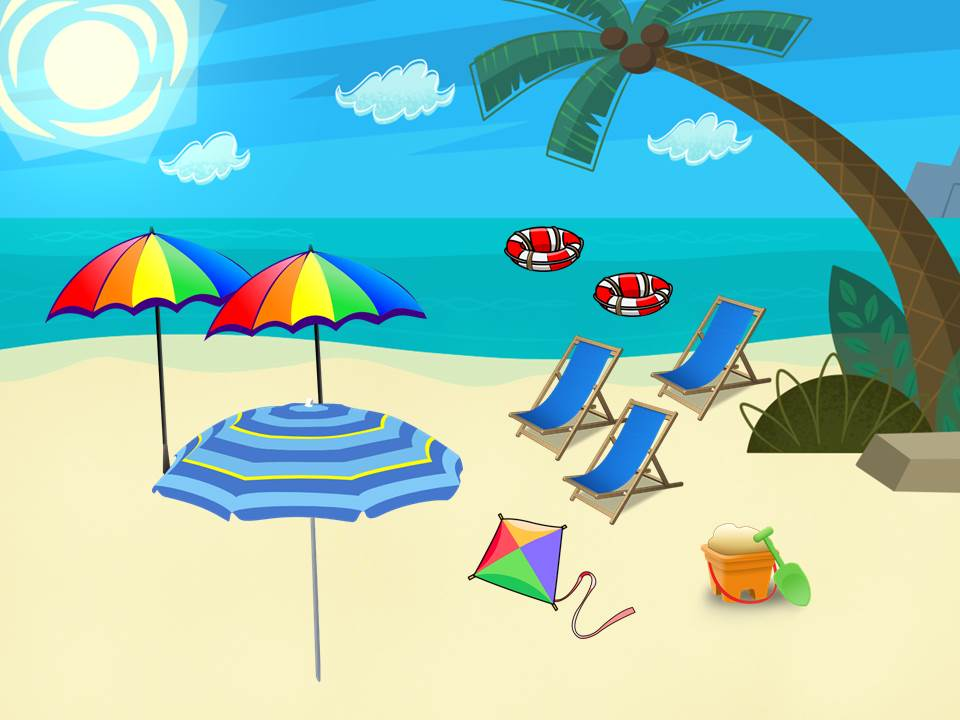
#> input picture images/beach0.jpg, 960 x 720 px, found by its file name
$ python MakeData.py
#> lines starting #> are read from the running program, lines starting #| are printed output that depends on the picture; after the words box and inside, x2 and y2 are one past the last pixel; in counts of white or black regions, pixels touching at a corner belong together
#> in main, image is the input picture: shape (720, 960, 3); mean B, G, R 188.9, 197.9, 143.9
import cv2
import numpy as np
import random
import glob
import os

def resizeImage(image, height):
#> called with height = 480
    h, w, _ = image.shape
#> h = 720; w = 960
    ratio = w / h
#> ratio = 1.33
    width = int(ratio * height)
#> width = 640
    image = cv2.resize(image, (width, height), interpolation= cv2.INTER_CUBIC)
#> image: shape (480, 640, 3)
    return image

# [218 lines left out: functions getDiameter, addBorders, removeBorders, fillHole, deleteObject, rotateObject and 1 more, not called in this run]

def changeColorObject(image, contours):
    image = image.copy()
    mask = np.zeros(shape = image.shape)
    for i in range(len(contours)):
        cv2.drawContours(mask, contours, i, (255, 255, 255), 1)
        cv2.fillPoly(mask, [contours[i]], color = (255, 255, 255))
        (x, y, w, h) = cv2.boundingRect(contours[i])
        for j in range(y, y + h):
            for k in range(x, x + w):
                if mask[j, k, 0] == 255 and mask[j, k, 1] == 255 and mask[j, k, 2] == 255:
                    image[j, k, :] = image[j, k, ::-1]
    return image

def saveImage(output_dir, filename, image):
    if not os.path.exists(output_dir):
        os.makedirs(output_dir)
    return cv2.imwrite(os.path.join(output_dir, filename), image)


def main():
    filename = 'beach0.jpg'
    image = cv2.imread(os.path.join('./images', filename))

    image = resizeImage(image, 480)
    areaImage = image.shape[0] * image.shape[1]
#> areaImage = 307200

    imageClone = image.copy()

    cv2.imshow('original image', image)
    gray = cv2.cvtColor(image, cv2.COLOR_BGR2GRAY)
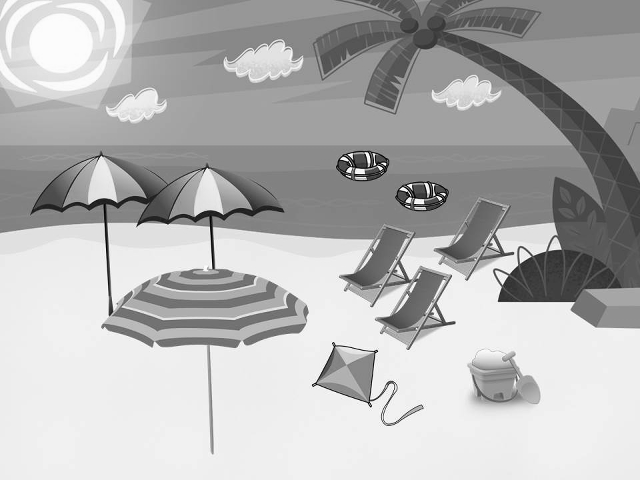
#> gray: shape (480, 640); min 0, max 255, mean 180.7

    edge = cv2.Canny(gray, 30, 180)
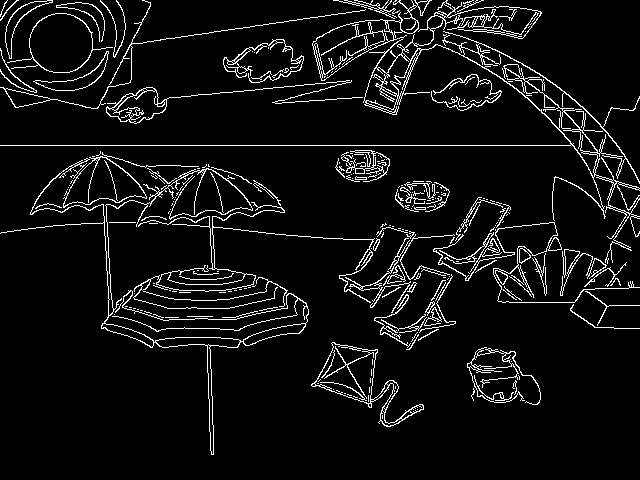
#> edge: shape (480, 640); 6.6% white in thin lines or dots
    cv2.imshow('edge', edge)

    contours, _ = cv2.findContours(edge, cv2.RETR_EXTERNAL, cv2.CHAIN_APPROX_SIMPLE)
#> contours = 208 contours, 162 with area under 20; largest, box (x1, y1, x2, y2) and area: (0, 0, 640, 264) 4482, (7, 13, 113, 73) 2992, (311, 342, 424, 427) 2914, (312, 0, 432, 81) 2897, (63, 152, 199, 208) 2331

    mask = np.zeros(shape = image.shape)
    cv2.drawContours(mask, contours, -1, (255, 255, 255), 3)
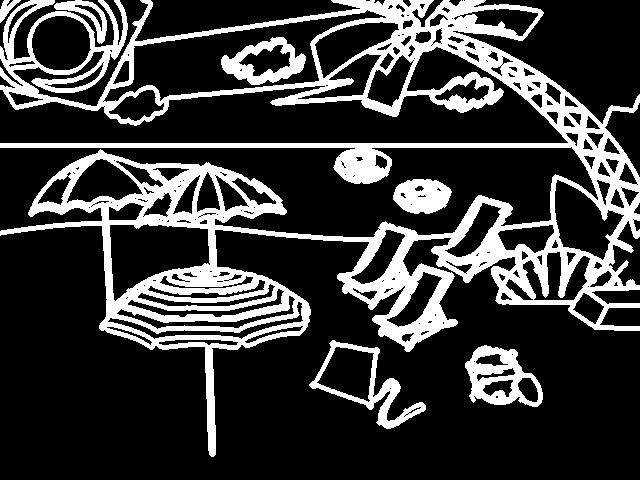
#> mask: shape (480, 640, 3) float64; 22.8% white; 7 white regions, largest, box (x1, y1, x2, y2) and area: (0, 0, 640, 457) 61536, (465, 345, 543, 407) 2323, (309, 340, 426, 429) 1995
    # [4 lines of commented-out code are left out]
    cv2.imshow('contours1', mask)

    # print(mask.shape)
    # mask = cv2.threshold(mask, 50, 255, cv2.THRESH_BINARY)[1]
    # print(mask.shape)
    mask = mask.astype('uint8')
    mask = cv2.cvtColor(mask, cv2.COLOR_BGR2GRAY)
#> mask: shape (480, 640); 22.8% white; 7 white regions
    mask2 = np.zeros(shape = image.shape)
    contours2, _ = cv2.findContours(mask, cv2.RETR_EXTERNAL, cv2.CHAIN_APPROX_SIMPLE)
#> contours2 = 6 contours; box (x1, y1, x2, y2) and area: (0, 0, 640, 457) 107716, (309, 340, 426, 429) 3792, (465, 345, 543, 407) 3205, (393, 179, 452, 214) 1524, (54, 0, 107, 44) 737, (0, 0, 21, 23) 166
    cv2.drawContours(mask2, contours2, -1, (255, 255, 255), 1)
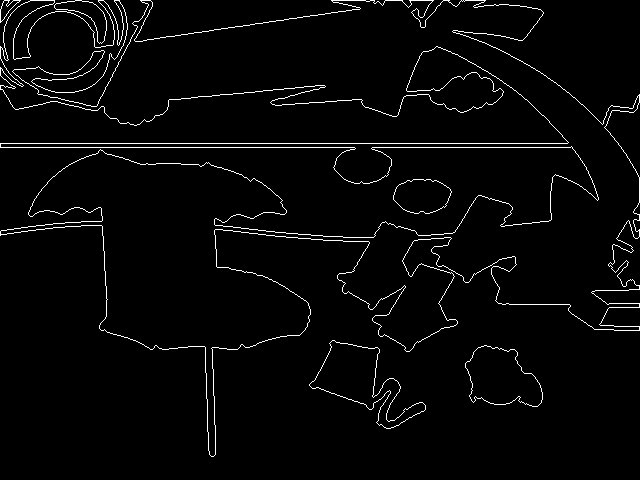
#> mask2: shape (480, 640, 3) float64; 2.8% white in thin lines or dots
    cv2.imshow('mask2', mask2)
    # [9 lines of commented-out code are left out]

    contour_test = []
    for i in range(len(contours2)):
        contourArea = cv2.contourArea(contours2[i])
        if contourArea > 0.0025 * areaImage and contourArea < areaImage * 0.2:
            contour_test.append(contours2[i])
#> this loop made 6 passes
#> contourArea on passes 1 to 6: 3205, 3792, 1523.5, 737, 107715.5, 166.5
#> after the loop, contour_test = 3 contours; box (x1, y1, x2, y2) and area: (309, 340, 426, 429) 3792, (465, 345, 543, 407) 3205, (393, 179, 452, 214) 1524
    contour_test = sorted(contour_test, key = cv2.contourArea)

    numOfContour = len(contour_test)
#> numOfContour = 3
    part = int(numOfContour / 3)
#> part = 1

    # imageClone = deleteObject(imageClone, contour_test[part: (2 * part)])
    # imageClone = rotateObject(imageClone, contour_test[0: part])
    imageClone = changeColorObject(imageClone, contour_test[(2 * part): numOfContour])
#> the loop in changeColorObject, `for i in range(len(contours)):` made 1 pass
#> (x, y, w, h) on pass 1: (309, 340, 117, 89)
#> after the loop in changeColorObject, `for i in range(len(contours)):`:
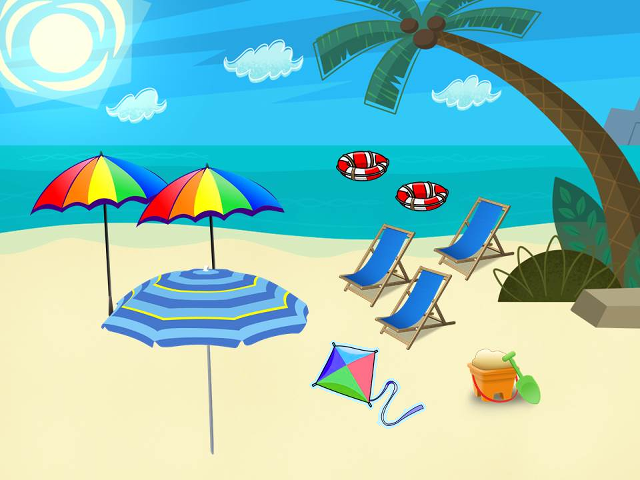
#> image: shape (480, 640, 3); mean of channels 0, 1, 2 189.2, 197.9, 143.5; drawn as B, G, R
#> after the loop in changeColorObject, `for i in range(len(contours)):`:
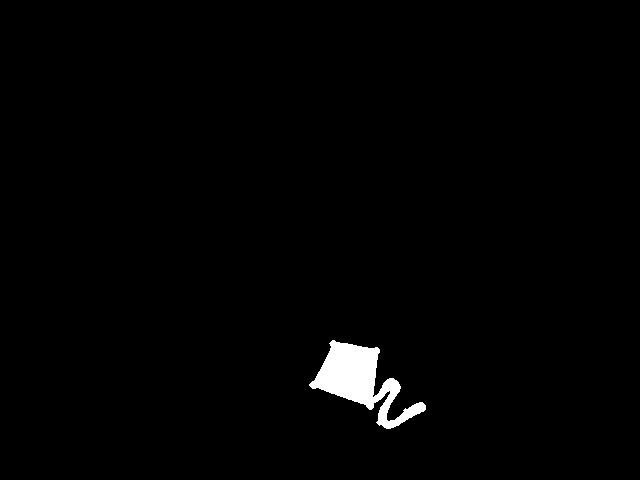
#> mask: shape (480, 640, 3) float64; 1.3% white; 1 white region, box (x1, y1, x2, y2) and area: (309, 340, 426, 429) 4003
    # imageClone = addObject(imageClone, './add_images', contour_test, 1)
    cv2.imshow('change color object', imageClone)

    cv2.waitKey(0)

    if saveImage('game_data', filename, imageClone):
        print('Save image successfully!')
    else:
        print('Save image failed!')

if __name__ == '__main__':
    main()

$ run again, with game_data/city0.jpg copied over images/beach0.jpg
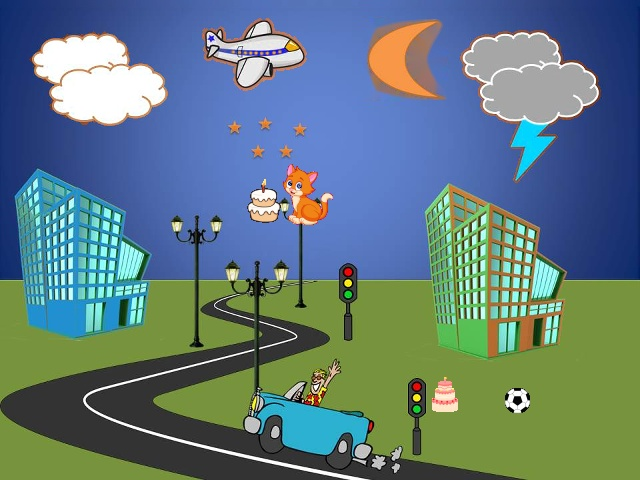
#> input picture game_data/city0.jpg, 640 x 480 px, found by its file name
#> in main, image is the input picture: shape (480, 640, 3); mean B, G, R 126.8, 122.7, 97.4
#> in main, `edge = cv2.Canny(gray, 30, 180)`:
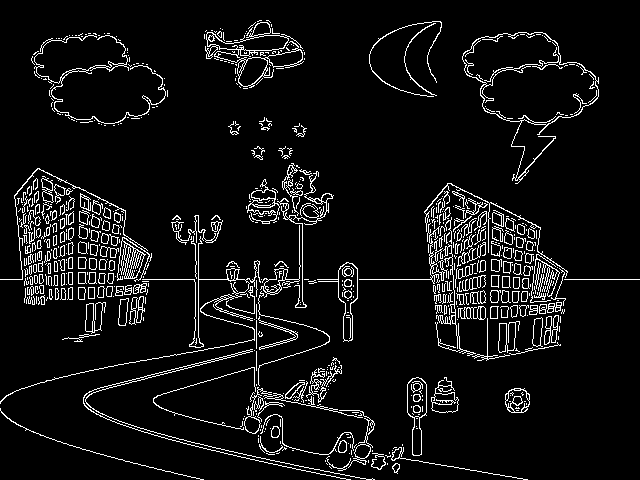
#> edge: shape (480, 640); 6.9% white in thin lines or dots
#> contours = 596 contours, 446 with area under 20; largest, box (x1, y1, x2, y2) and area: (462, 32, 599, 184) 8870, (205, 22, 304, 88) 2294, (407, 377, 427, 456) 993, (317, 262, 358, 342) 992, (117, 237, 152, 282) 512
#> contours2 = 11 contours; largest, box (x1, y1, x2, y2) and area: (0, 161, 640, 480) 77572, (460, 30, 601, 186) 11010, (29, 31, 170, 128) 9250, (202, 18, 307, 91) 4240, (367, 19, 444, 99) 3035
#> mask2: shape (480, 640, 3) float64; 2.3% white in thin lines or dots
#> the loop in main, `for i in range(len(contours2)):` made 11 passes
#> contourArea on passes 1 to 8: 652.5, 77572, 177, 179, 180, 166, 172, 9250
#> after the loop in main, `for i in range(len(contours2)):`: contour_test = 4 contours; box (x1, y1, x2, y2) and area: (460, 30, 601, 186) 11010, (29, 31, 170, 128) 9250, (202, 18, 307, 91) 4240, (367, 19, 444, 99) 3035
#> numOfContour = 4
#> part = 1
#> the loop in changeColorObject, `for i in range(len(contours)):` made 2 passes
#> (x, y, w, h) on passes 1 to 2: (29, 31, 141, 97), (460, 30, 141, 156)
#> after the loop in changeColorObject, `for i in range(len(contours)):`:
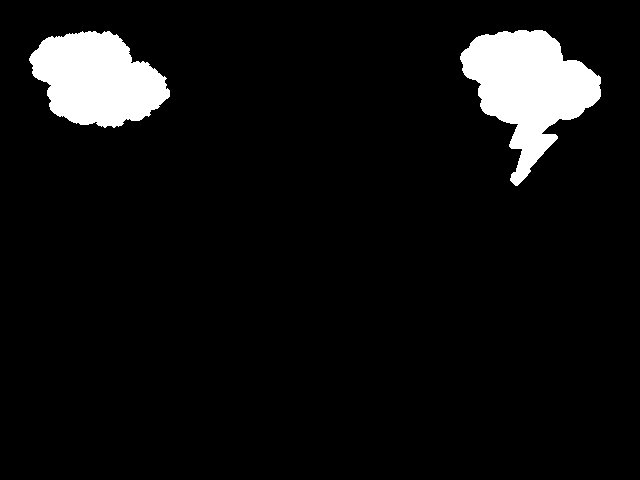
#> mask: shape (480, 640, 3) float64; 6.7% white; 2 white regions, box (x1, y1, x2, y2) and area: (460, 30, 601, 186) 11250, (29, 31, 170, 128) 9436
